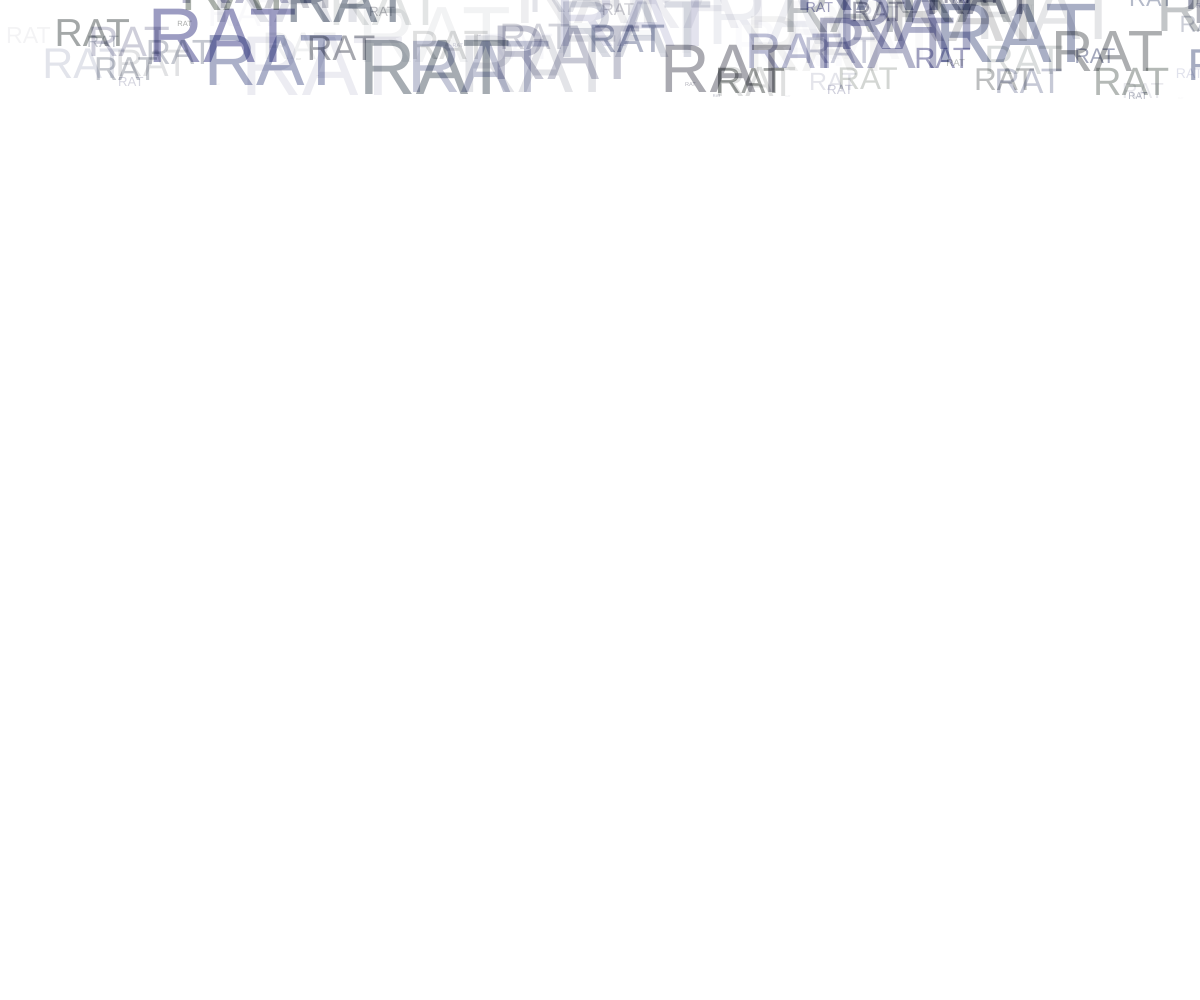
Frame 1 (no input)
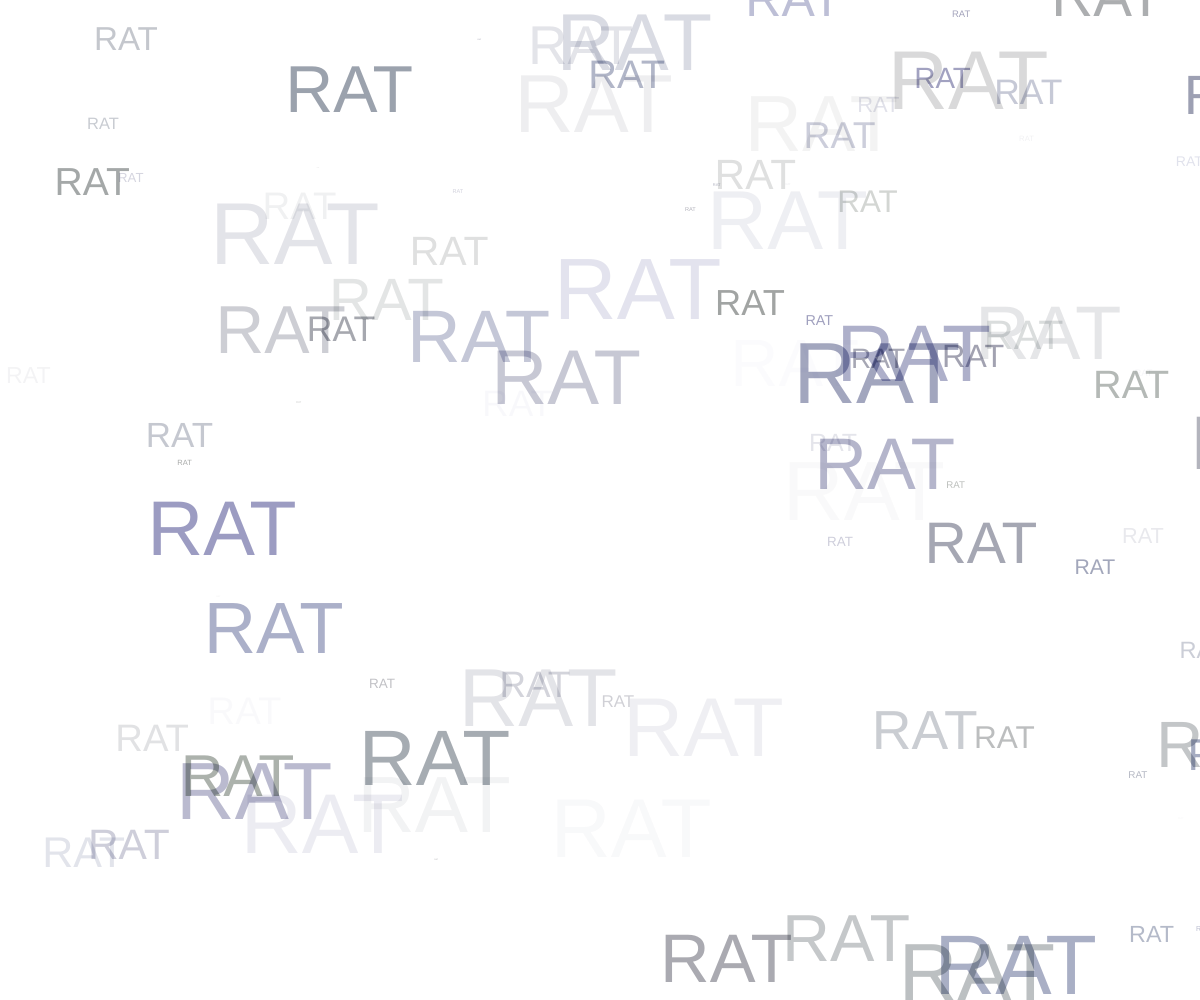
Frame 60 (no input)
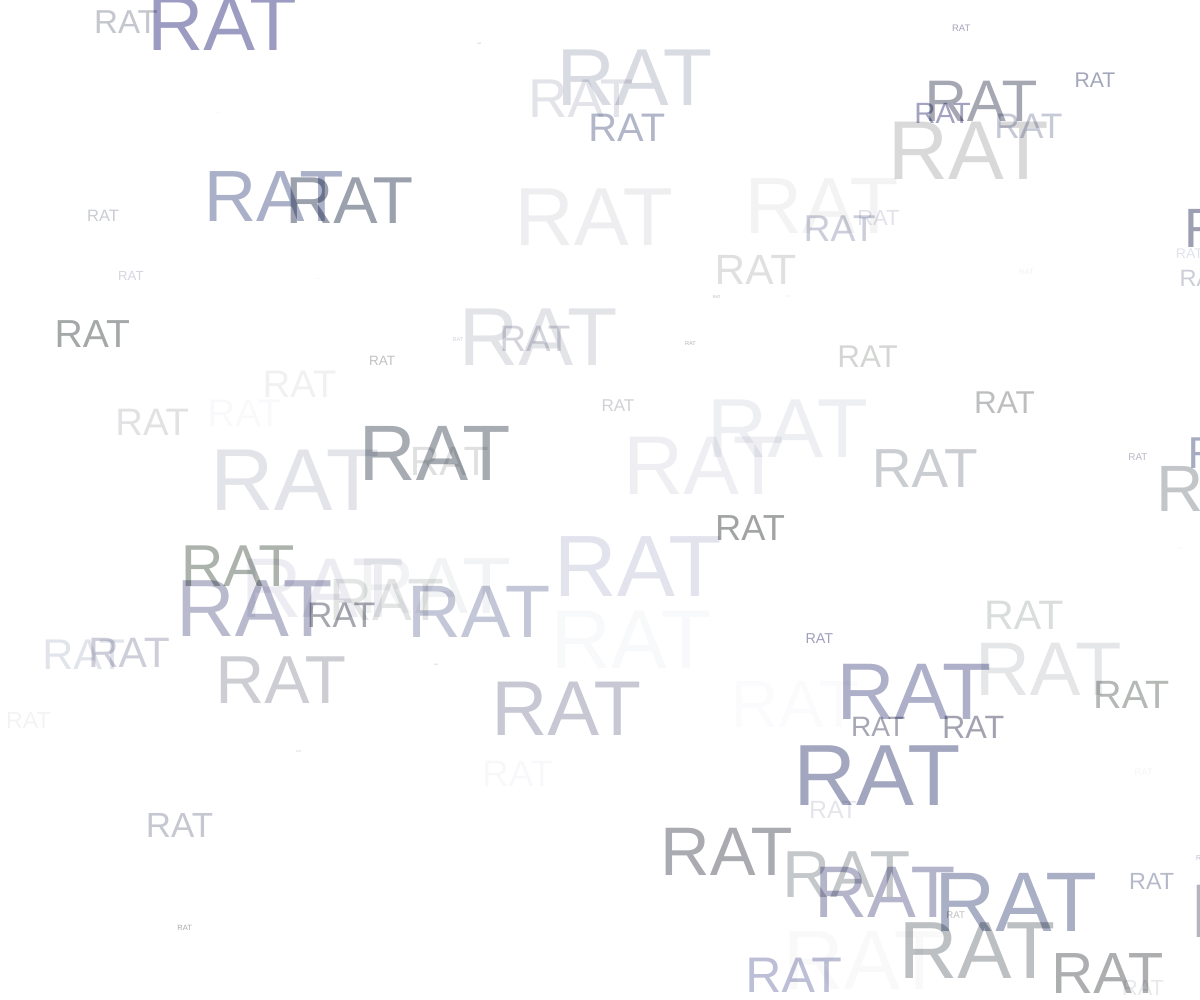
Frame 120 (the mouse pressed at the canvas centre since frame 60)

The p5.js sketch that drew these frames (run headless with seeded random() and noise() and a simulated clock; from frame 60 on, the mouse is pressed at the canvas centre):

// p5.js sketch
// ── sketch.js
// let myCar ;

let cars = [];

function setup() {
  createCanvas(windowWidth, windowHeight);

  // Spawn an object
  // myCar = new Car() ;

  for (let i = 0; i < 100; i++) {
    cars.push(new Car());
  }
}

function draw() {
  background('white');

  // myCar.display() ;
  // myCar.move() ;

  for (let i = 0; i < cars.length; i++) {
    cars[i].display();
    cars[i].move();
  }
}

// Car class
class Car {
  // constructor and attributes
  constructor() {
    this.pos = createVector(random(width), random(100));
    this.vel = createVector(0, random(25));
    this.cor = color(0, random(0, 20), random(0, 100), random(100));
    this.size = random(90);
  }

  // methods

  display() {
    fill(this.cor);
    // rect(this.pos.x, this.pos.y, 75, 25);
    textSize(this.size);
    text("RAT", this.pos.x, this.pos.y);
  }

  move() {
    this.pos.add(this.vel);
    if (this.pos.x > width) this.pos.x = 0;
    if (this.pos.x < 0) this.pos.x = width;
    if (this.pos.y > height) this.pos.y = 0;
    if (this.pos.y < 0) this.pos.y = height;
  }
}
